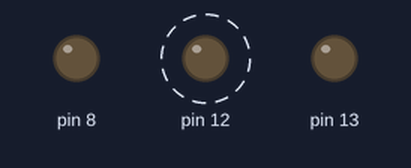
Simulated run of this sketch. Board: Arduino Uno, built with avr-gcc and run on an emulated ATmega328P. Shown: output pins drawn as LEDs (lit = HIGH). Dashed ring = blinking. The local clock reads 2024-03-15 10:24:30 at power-on unless the sketch sets it.

Above: at 0.15 s.
Timing chart, 0 to 3.0 s (numbered marks = the images above):
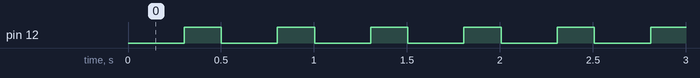

Measured:
- by itself, pin 12: alternates HIGH for 0.20 s and LOW for 0.30 s

The sketch:

INrtc.ino
```cpp
#include<Wire.h>
#include<TimeLib.h>
#include<DS1307RTC.h>

#define NOOP  23

bool flag = false;

struct TrainTime{
  int hour;
  int minute;
  bool deperture; //発着  true:発車   false:到着
  bool direction; //方向  true:西舞鶴・綾部方面   false:小浜・敦賀方面
};


struct TrainTime traintime[NOOP] = {
  {17, 1,true, true},//0   //17時から22時(終電)
  {17,26,false,true},
  {17,40,false,false},
  {17,47,true, true},
  {18, 4,true,false},
  {18, 8,true, true},
  {18,32,false,true},
  {18,46,false,false},
  {18,51,true, true},
  {18,59,true,false},
  {19,16,false,true},
  {19,38,false,false},
  {19,39,true, true},
  {19,53,false,true},
  {19,55,true,false},
  {20,33,false,false},
  {20,35,true, true},
  {21,01,false,true},
  {21,18,true,false},
  {21,38,true, true},
  {21,51,false,true},
  {21,59,false,false},
  {22, 0,true, true}
};

void setup()
{
  pinMode(8,OUTPUT);
  pinMode(12,OUTPUT);
  pinMode(13,OUTPUT);
  Serial.begin(9600);
  while(!Serial); //wait for serial

  digitalWrite(8,LOW);
}

void loop()
{
  delay(300);
  tmElements_t tm;  //
  RTC.read(tm);   //時間取得

  int i;
  for(i=0;i<NOOP;i++)
  {
    if((tm.Hour==traintime[i].hour) && (tm.Minute==traintime[i].minute))
    {
      digitalWrite(13,HIGH);
      flag = true;  //フラグ立てる
      break;  //脱出
    }
  }

  if(flag == true)
  {
    digitalWrite(8,HIGH);
    switch(traintime[i].deperture)
    {
      case true:
        Serial.write('D');
        delay(100);//一応delay
        break;
      case false:
        Serial.write('A');
        delay(100);//一応delay
        break;
    }
    digitalWrite(8,LOW);
    digitalWrite(13,LOW);
  }else
  {
    digitalWrite(12,HIGH);
    delay(200);
    digitalWrite(12,LOW);
  }

  flag = false; //フラグを落とす

}
```
